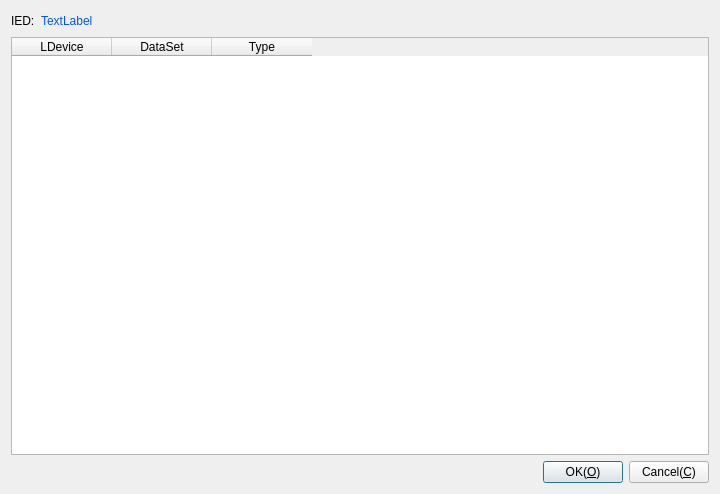
<?xml version="1.0" encoding="UTF-8"?>
<ui version="4.0">
 <class>DlgGroupType</class>
 <widget class="QDialog" name="DlgGroupType">
  <property name="geometry">
   <rect>
    <x>0</x>
    <y>0</y>
    <width>720</width>
    <height>494</height>
   </rect>
  </property>
  <property name="windowTitle">
   <string>Select DataSet type</string>
  </property>
  <property name="modal">
   <bool>false</bool>
  </property>
  <layout class="QGridLayout" name="gridLayout">
   <item row="0" column="0">
    <layout class="QHBoxLayout" name="horizontalLayout">
     <item>
      <widget class="QLabel" name="label">
       <property name="styleSheet">
        <string notr="true">font: 75 12pt &quot;Arial&quot;;</string>
       </property>
       <property name="text">
        <string>IED:</string>
       </property>
      </widget>
     </item>
     <item>
      <widget class="QLabel" name="label_ied_name">
       <property name="styleSheet">
        <string notr="true">color: rgb(0, 85, 255);
font: 75 12pt &quot;Arial&quot;;</string>
       </property>
       <property name="text">
        <string>TextLabel</string>
       </property>
      </widget>
     </item>
     <item>
      <spacer name="horizontalSpacer_2">
       <property name="orientation">
        <enum>Qt::Horizontal</enum>
       </property>
       <property name="sizeHint" stdset="0">
        <size>
         <width>40</width>
         <height>20</height>
        </size>
       </property>
      </spacer>
     </item>
    </layout>
   </item>
   <item row="1" column="0">
    <widget class="QTableWidget" name="tableWidget_type">
     <column>
      <property name="text">
       <string>LDevice</string>
      </property>
     </column>
     <column>
      <property name="text">
       <string>DataSet</string>
      </property>
     </column>
     <column>
      <property name="text">
       <string>Type</string>
      </property>
     </column>
    </widget>
   </item>
   <item row="2" column="0">
    <layout class="QHBoxLayout" name="horizontalLayout_2">
     <item>
      <spacer name="horizontalSpacer">
       <property name="orientation">
        <enum>Qt::Horizontal</enum>
       </property>
       <property name="sizeHint" stdset="0">
        <size>
         <width>40</width>
         <height>20</height>
        </size>
       </property>
      </spacer>
     </item>
     <item>
      <widget class="QPushButton" name="pushButton_ok">
       <property name="text">
        <string>OK(&amp;O)</string>
       </property>
       <property name="icon">
        <iconset resource="oms_hmi.qrc">
         <normaloff>:/image/ok</normaloff>:/image/ok</iconset>
       </property>
      </widget>
     </item>
     <item>
      <widget class="QPushButton" name="pushButton_cancel">
       <property name="enabled">
        <bool>true</bool>
       </property>
       <property name="text">
        <string>Cancel(&amp;C)</string>
       </property>
       <property name="icon">
        <iconset resource="oms_hmi.qrc">
         <normaloff>:/image/cancel</normaloff>:/image/cancel</iconset>
       </property>
      </widget>
     </item>
    </layout>
   </item>
  </layout>
 </widget>
 <layoutdefault spacing="6" margin="11"/>
 <resources>
  <include location="oms_hmi.qrc"/>
 </resources>
 <connections/>
</ui>
